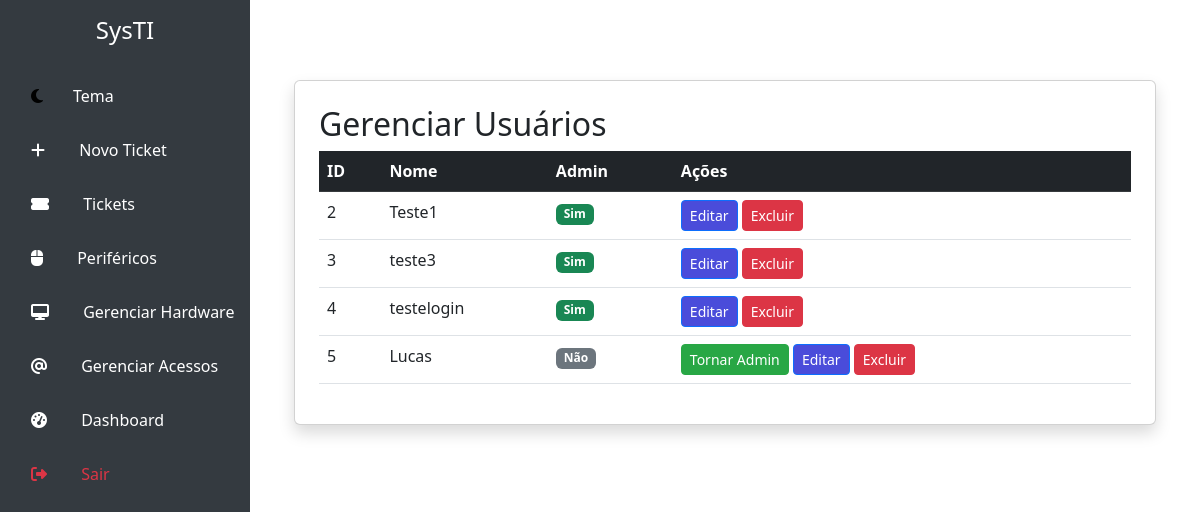
The app's page /admin/usuarios (signed in) with its own data.
### models.py (models this page shows)
class User(db.Model, UserMixin):
    id = db.Column(db.Integer, primary_key=True)
    username = db.Column(db.String(100), unique=True, nullable=False)
    password = db.Column(db.String(200), nullable=False)
    is_admin = db.Column(db.Boolean, default=False)

### app.py (the view)
@app.route('/admin/usuarios')
@login_required
def gerenciar_usuarios():
    if not current_user.is_admin:
        flash("Acesso negado!", "danger")
        return redirect(url_for('dashboard'))
    usuarios = User.query.all()
    return render_template('admin_usuarios.html', usuarios=usuarios)

### app.py (called while the page is built)
@login_manager.user_loader
def load_user(user_id):
    return User.query.get(int(user_id))

### templates/admin_usuarios.html (shortened to what this page needs)
<!DOCTYPE html>
<html lang="pt-br">
<head>
    <link rel="stylesheet" href="https://cdn.jsdelivr.net/npm/bootstrap@5.3.0/dist/css/bootstrap.min.css">
    <link rel="stylesheet" href="https://cdnjs.cloudflare.com/ajax/libs/font-awesome/6.0.0-beta3/css/all.min.css">
    <link rel="stylesheet" href="{{ url_for('static', filename='tema.css') }}">
</head>
<body>
    <nav class="sidebar d-flex flex-column p-3">
        <h4 class="text-center text-white mb-4">SysTI</h4>
        <ul class="nav flex-column">
            {% include "toggle_mode.html" %}
            <li class="nav-item">
                <a class="nav-link" href="{{ url_for('formulario') }}">
                    <i class="fas fa-plus"></i>
                    <span class="d-none d-md-inline">Novo Ticket</span>
                </a>
            </li>
            {% if current_user.is_admin %}
            <li class="nav-item">
                <a class="nav-link" href="{{ url_for('listar_tickets') }}">
                    <i class="fas fa-ticket-alt"></i>
                    <span class="d-none d-md-inline">Tickets</span>
                </a>
            </li>
            <li class="nav-item">
                <a class="nav-link" href="{{ url_for('registrar_periferico') }}">
                    <i class="fa-solid fa-computer-mouse"></i>
                    <span class="d-none d-md-inline">Periféricos</span>
                </a>
            </li>
            <li class="nav-item">
                <a class="nav-link" href="{{ url_for('gerenciar_hardware') }}">
                    <i class="fas fa-desktop"></i>
                    <span class="d-none d-md-inline">Gerenciar Hardware</span>
                </a>
            </li>
            <li class="nav-item">
                <a class="nav-link" href="{{ url_for('listar_acessos') }}">
                    <i class="fa-solid fa-at"></i>
                    <span class="d-none d-md-inline">Gerenciar Acessos</span>
                </a>
            </li>
            <li class="nav-item">
                <a class="nav-link" href="{{ url_for('dashboard') }}">
                    <i class="fas fa-tachometer-alt"></i>
                    <span class="d-none d-md-inline">Dashboard</span>
                </a>
            </li>
            {% endif %}
            <li class="nav-item">
                <a class="nav-link text-danger" href="{{ url_for('logout') }}">
                    <i class="fas fa-sign-out-alt"></i>
                    <span class="d-none d-md-inline">Sair</span>
                </a>
            </li>
        </ul>
    </nav>
    <main class="content">
        <div class="container mt-5">
            <div class="card shadow p-4">
            <h2>Gerenciar Usuários</h2>
            <table class="table table-hover">
                <thead class="table-dark">
                    <tr>
                        <th>ID</th>
                        <th>Nome</th>
                        <th>Admin</th>
                        <th>Ações</th>
                    </tr>
                </thead>
                <tbody>
                    {% for usuario in usuarios %}
                    <tr>
                        <td>{{ usuario.id }}</td>
                        <td>{{ usuario.username }}</td>
                        <td>
                            <span class="badge bg-{{ 'success' if usuario.is_admin else 'secondary' }}">
                                {{ "Sim" if usuario.is_admin else "Não" }}
                            </span>
                        </td>
                        <td>
                            {% if not usuario.is_admin %}
                                <form action="{{ url_for('tornar_admin', user_id=usuario.id) }}" method="POST" style="display:inline-block;">
                                    <button class="btn btn-sm btn-success" type="submit">Tornar Admin</button>
                                </form>
                            {% endif %}
                            <a href="{{ url_for('editar_usuario', user_id=usuario.id) }}" class="btn btn-sm btn-primary">Editar</a>
                            <form action="{{ url_for('excluir_usuario', user_id=usuario.id) }}" method="POST" style="display:inline-block;">
                                <button class="btn btn-sm btn-danger" type="submit" onclick="return confirm('Tem certeza que deseja excluir este usuário?');">Excluir</button>
                            </form>
                        </td>
                    </tr>
                    {% endfor %}
                </tbody>
            </table>
        </div>
        </div>
    </main>
</body>
</html>

### templates/toggle_mode.html (shortened to what this page needs)
<li class="nav-item">
    <a href="#" class="nav-link theme-toggle" id="themeToggle">
        <i id="themeIcon" class="fas fa-moon"></i>
        <span class="d-none d-md-inline">Tema</span>
    </a>
</li>

### static/tema.css (style rules this page uses)
:root { --background-light: white; --text-light: black; --background-dark: #121212; --text-dark: white; --sidebar-light: #343a40; --sidebar-dark: #1f1f1f; --btn-hover-light: #333; --btn-hover-dark: #444; --success-color: #28a745; --success-hover: #218838; --danger-color: #dc3545; --btn-primary: #4a4cda; --fa-trash: #dc3545; }
body { background-color: var(--background-light); color: var(--text-light); transition: all 0.3s ease-in-out; }
.sidebar { background-color: var(--sidebar-light); }
.nav-link { color: white; }
.btn { color: white; transition: background-color 0.3s ease-in-out, color 0.3s ease-in-out; }
#themeIcon.fa-moon { color: black !important; }
.theme-toggle { color: #fff; white-space: nowrap; padding: 15px; display: flex; align-items: center; text-decoration: none; transition: background-color 0.3s ease-in-out; }
.theme-toggle i { margin-right: 10px; }
.btn-success { background-color: var(--success-color) !important; border-color: var(--success-color) !important; color: white !important; }
.text-danger { color: var(--danger-color) !important; }
.btn-primary { background-color: var(--btn-primary)!important; }
.btn-danger { background-color: var(--fa-trash)!important; }

### templates/admin_usuarios.html (style rules this page uses)
.sidebar { width: 75px; height: 100vh; position: fixed; top: 0; left: 0; background-color: #343a40; transition: width 0.3s; overflow-x: hidden; padding-top: 20px; }
.sidebar .nav-link { color: #fff; white-space: nowrap; padding: 15px; }
.sidebar .nav-link i { margin-right: 30px; }
.content { margin-left: 80px; padding: 2rem; transition: margin-left 0.3s; }

### records on screen
User: id "2", username "Teste1", is_admin "Sim"
User: id "3", username "teste3", is_admin "Sim"
User: id "4", username "testelogin", is_admin "Sim"
User: id "5", username "Lucas", is_admin "Não"
